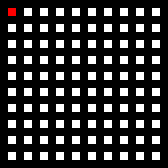
#> input picture Practice_7/maze.gif, 21 x 21 px (shown 8 times larger); its folder holds only this picture in this run
$ python main.py --input_path maze.gif --output_path out.png
#> lines starting #> are read from the running program, lines starting #| are printed output that depends on the picture; after the words box and inside, x2 and y2 are one past the last pixel; in counts of white or black regions, pixels touching at a corner belong together
### Practice_7/maze_maker.py
"""
Модуль для построения лабиринта.
Содержит класс Maze, есть функции построения лабиринта и поиск пути.
Также возможно сохранение как в картинку, так и в гиф-анимацию.
"""

import matplotlib.pyplot as plt
import matplotlib.image as mpimg
import random
from node import Node
from node_list import NodeList
import numpy as np
from PIL import Image

RGB_MAX_VALUE = 255
RGB_MIN_VALUE = 0

BLACK = [0, 0, 0]
WHITE = [255, 255, 255]
RED = [255, 0, 0]


class Maze:
    """
    Класс лабиринта. Содержит в себе лабиринт, может построить его по вызову функции и также
    построить путь прохождения лабиринта.
    """

    def __init__(self, height: int = None, width: int = None):

        # Параметры лабиринта
        self.height = height
        self.width = width

        # Список клеточек (узлов) для сохранения информации о клеточки
        self.nodes = NodeList()

        # Список кадров для анимации
        self.frames = []

    def _add_node_by_color(self, color: list, x: int = None, y: int = None):
        """
        Функция для заполнения списка узлов, исходя из переданных данных.
        :param color: цвет клетки.
        :param x: координата клетки.
        :param y: координата клетки.
        """
        if color == BLACK:
            self.nodes[len(self.nodes) - 1].append(Node((x, y), BLACK))
        else:
            self.nodes[len(self.nodes) - 1].append(Node((x, y), WHITE))

    def _get_colors_from_nodes(self) -> list[list[list[int, int, int], ...], ...]:
        """
        Функция для обращения к полю цвета всех узлов в списке.
        :return: list двумерный список параметров цвета узлов.
        """
        return list(map(lambda my_list: list(map(lambda item: item.color, my_list)), self.nodes))

    # [158 lines left out: functions _build_maze_base, _get_way_variants, _maze_walker, _build_maze_paths, _path_find, _load_from_txt, not called in this run]

    def _load_from_img(self, path: str):
        """
        Функция загрузки лабиринта из jpg/png.
        :param path: путь до файла, который загружать.
        :return: None.
        """
#> called with path = 'maze.gif'
        image = mpimg.imread(path)
#> image is the input picture: shape (21, 21, 4); mean R, G, B, A 57.8, 57.2, 57.2, 255
        self.nodes.clear()
        self.height = int((len(image) - 1) / 2)
#> self.height = 10
        self.width = int((len(image[0]) - 1) / 2)
#> self.width = 10

        # Заполняем массивы изображения и узлов
        for i in range(len(image)):
            self.nodes.add_row()
            for j in range(len(image[i])):
                # Конвертируем значение цвета из np.ndarray в list
                item = [int(RGB_MAX_VALUE * value) for value in image[i][j][:-1]]
                self._add_node_by_color(item, i, j)
#> this loop made 21 passes

    # [11 lines left out: function _save_to_txt, not called in this run]

    def _save_to_img(self, path: str):
        """
        Функция сохранения лабиринта в формате jpg/png.
        :param path: путь до файла, куда сохранять.
        :return: None.
        """
#> called with path = 'out.png'
        fig = plt.figure(frameon=False)
        fig.set_size_inches(self.width * 2 + 1, self.height * 2 + 1)
        ax = plt.Axes(fig, [0., 0., 1., 1.])
        ax.set_axis_off()
        fig.add_axes(ax)
        ax.imshow(self._get_colors_from_nodes())
        fig.savefig(path, dpi=1)
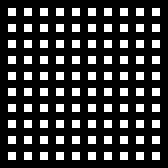
#> shown: shape (21, 21, 3) (shown 8 times larger); 22.7% white in thin lines or dots, all inside (x1, y1, x2, y2) = (1, 1, 20, 20)

    # [19 lines left out: functions build, solve, not called in this run]

    def load(self, path: str):
        """
        Функция загрузки лабиринта из txt или jpg/png.
        :param path: путь до файла, который загружать.
        :return: None.
        """
        print("Loading maze...")
        file_type = path.split(".")[-1]
        if file_type == "txt":
            self._load_from_txt(path)
        else:
            self._load_from_img(path)

    def save(self, path: str):
        """
        Функция сохранения лабиринта в txt или jpg/png.
        :param path: путь до файла, куда сохранять.
        :return: None.
        """
        print("Saving maze...")
        file_type = path.split(".")[-1]
        if file_type == "txt":
            self._save_to_txt(path)
        else:
            self._save_to_img(path)

    # [14 lines left out: function gif, not called in this run]

### Practice_7/node.py
"""
Модуль узла для работы с лабиринтом.
"""


class Node:
    """
    Класс узла для связи координат и флага о состоянии узла
    """

    def __init__(self, cords: tuple[int, int], color: list[int, int, int]):
        """
        :param cords: координаты для узла.
        """
        self._cords = cords
        self._color = color
        self._checked = False

    # [7 lines left out: function cords, not called in this run]

    @property
    def color(self):
        """
        Условие для получения данных об узле.
        :return: list[int, int, int] _color цвет клетки
        """
        return self._color

    # [21 lines left out: functions color, checked, checked, not called in this run]

### Practice_7/node_list.py
"""
Модуль списка узлов.
"""


class NodeList (list):
    """
    Класс списка узлов для более удобного обращения к узлам.
    Наследуется от класса списка.
    """
    def __init__(self):
        super().__init__()

    def add_row(self):
        """
        Функция добавления новой строки.
        :return: None.
        """
        self.append([])

    # [28 lines left out: functions get_item, get_item_between, set_item, not called in this run]

    def clear(self):
        """
        Функция очистки списка.
        :return: None.
        """
        super().__init__()

### Practice_7/main.py
"""
Модуль main для запуска программы.
Практическая работа №7 - построение лабиринта и поиск пути.
Выполнил студент группы КИ20-17/2Б Смыков Алексей.
"""

import sys
import time
import argparse

from maze_maker import Maze


def _create_parser():
    """
    Парсер для считывания команд из терминала.
    :return: объект типа ArgumentParser с аргументами для заполнения.
    """
    parse_object = argparse.ArgumentParser()

    parse_object.add_argument(
        '-i', '--input_path', help='Path to saved maze', type=str, required=False)
    parse_object.add_argument(
        '-o', '--output_path', help='Path to save maze', type=str,  required=True)
    parse_object.add_argument(
        '-he', '--height', help='Height of maze', type=int, required=False)
    parse_object.add_argument(
        '-wi', '--width', help='Width of maze', type=int,  required=False)
    parse_object.add_argument(
        '-s', '--solve', help='Solve maze after creating', type=bool, required=False)
    parse_object.add_argument(
        '-g', '--gif', help='Create gif after program',  default=False, type=bool, required=False)

    return parse_object


def main():
    """
    Точка входа, начало программы.
    """
    parser = _create_parser()
    namespace = parser.parse_args(sys.argv[1:])

    if (not namespace.height or not namespace.width) + (not namespace.input_path) != 1:
        print("Error! Must be input path or maze parameters for generation new!")
        return

    start = time.perf_counter()
    if namespace.input_path:
        maze = Maze()
        maze.load(namespace.input_path)
    else:
        maze = Maze(namespace.height, namespace.width)
        maze.build(namespace.gif)
    if namespace.solve:
        maze.solve(namespace.gif)
    if namespace.gif:
        maze.gif(namespace.output_path)
    maze.save(namespace.output_path)
    print("Completed for", int((time.perf_counter() - start) * 100) / 100, "seconds")


if __name__ == '__main__':
    main()
